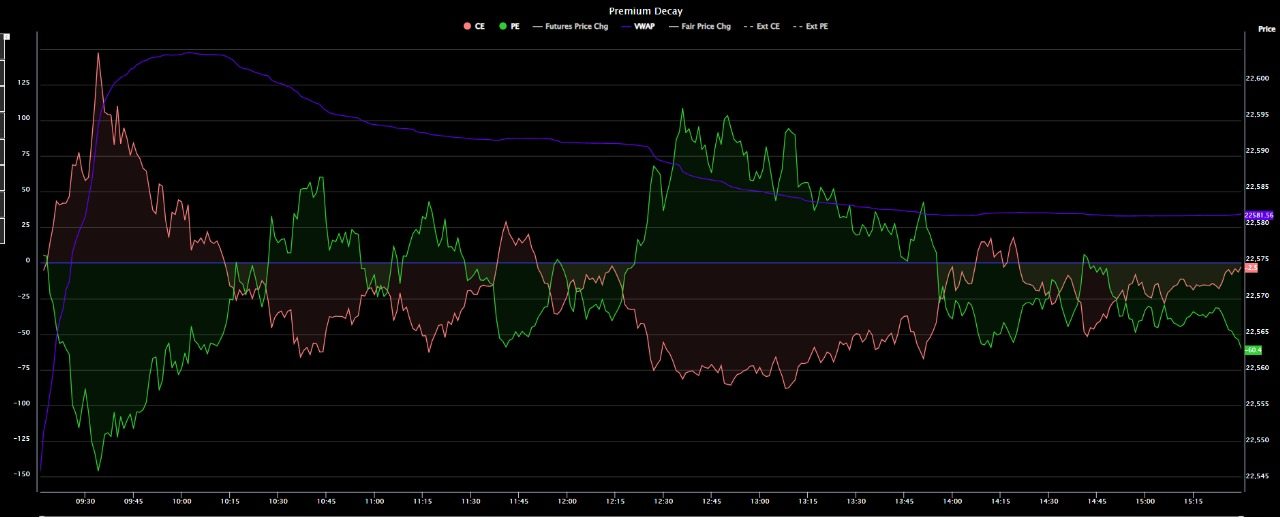
#> input picture price_line_alert/WhatsApp Image 2025-04-13 at 20.27.20_82b3269b.jpg, 1280 x 517 px
$ python -i image_cleaning_utils.py   (imports and definitions only)
#> lines starting #> are read from the running program, lines starting #| are printed output that depends on the picture
import cv2
import numpy as np
from PIL import Image


def enhance_lines(image_path, output_path=None, show=False):
    """
    Enhance lines using bilateral filter and contrast boosting.
    Optionally save the result or show it directly.
    """
#> called with show = False
    img = cv2.imread(image_path)
#> img is the input picture: shape (517, 1280, 3); mean B, G, R 6.6, 8.1, 7.5
    if img is None:
        raise ValueError(f"Image not found: {image_path}")

    # Convert to grayscale
    gray = cv2.cvtColor(img, cv2.COLOR_BGR2GRAY)
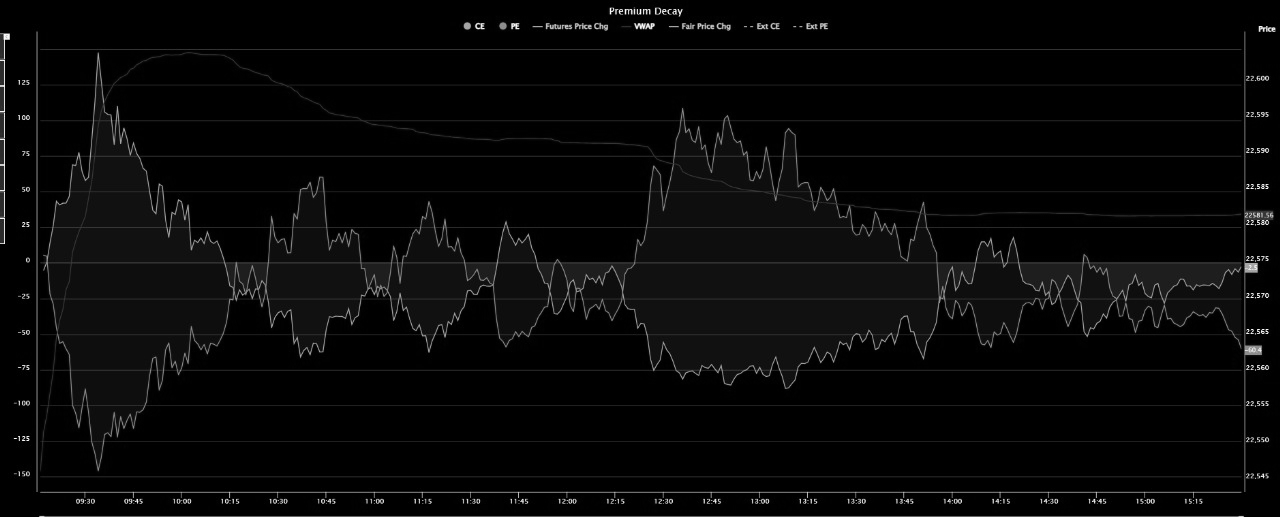
#> gray: shape (517, 1280); min 0, max 255, mean 7.8

    # Apply histogram equalization
    equ = cv2.equalizeHist(gray)
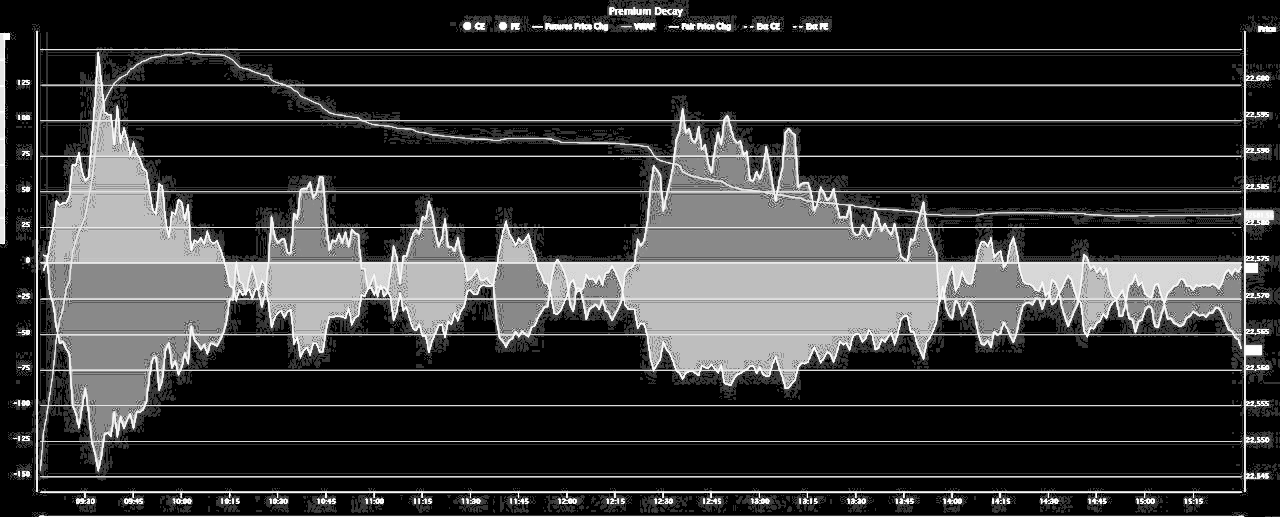
#> equ: shape (517, 1280); min 0, max 255, mean 52.5

    # Sharpen
    kernel = np.array([[0, -1, 0],
                       [-1, 5, -1],
                       [0, -1, 0]])
    sharpened = cv2.filter2D(equ, -1, kernel)
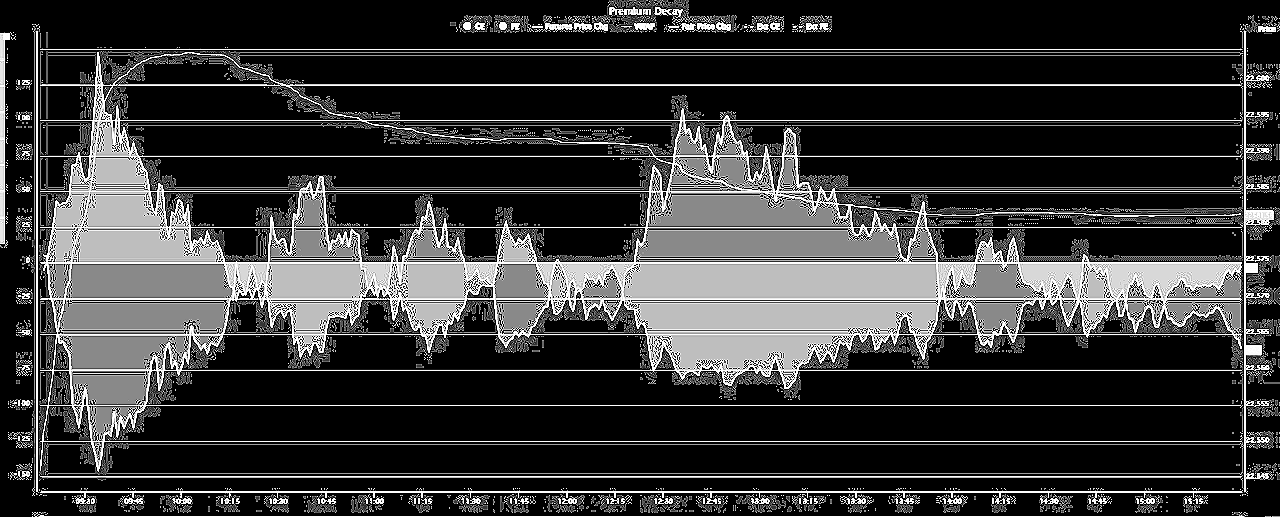
#> sharpened: shape (517, 1280); min 0, max 255, mean 55.9

    # Convert back to BGR
    result = cv2.cvtColor(sharpened, cv2.COLOR_GRAY2BGR)

    if output_path:
        cv2.imwrite(output_path, result)

    if show:
        Image.fromarray(cv2.cvtColor(result, cv2.COLOR_BGR2RGB)).show()

    return result


def denoise_image(image_path, output_path=None, show=False):
    """
    Reduce noise while preserving edges using bilateral filtering.
    """
    img = cv2.imread(image_path)
    if img is None:
        raise ValueError(f"Image not found: {image_path}")

    denoised = cv2.bilateralFilter(img, 9, 75, 75)

    if output_path:
        cv2.imwrite(output_path, denoised)

    if show:
        Image.fromarray(cv2.cvtColor(denoised, cv2.COLOR_BGR2RGB)).show()

    return denoised

>>> result = enhance_lines('../../WhatsApp Image 2025-04-13 at 20.27.20_82b3269b.jpg')
